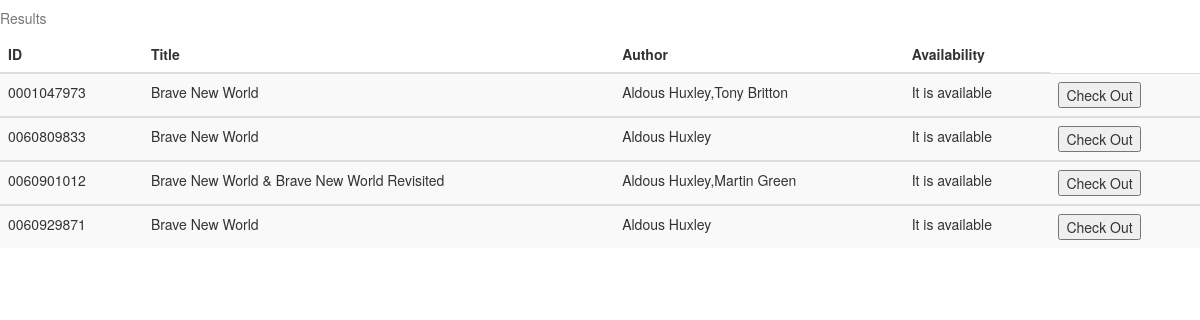
Page /source_3-1/search.php?book_search=Brave New World on the committed database.
### tables this page shows
CREATE TABLE `BOOK` (
  `Isbn` varchar(15) NOT NULL,
  `Title` varchar(100) NOT NULL,
  `Availability` int(1) NOT NULL DEFAULT '1'
);

### source_3-1/search.php (the view, shortened to what this page needs)
<?php
$con = new mysqli("127.0.0.1","root","1314521","LIBRARY");
$key_word=$_GET['book_search'];
$sql = "select DISTINCT book.Title,book.Isbn,AUTHORS.Author, Book.Availability from (book left join BOOK_AUTHORS on Book.isbn=BOOK_AUTHORS.Isbn) left join authors on BOOK_AUTHORS.Author_id=AUTHORS.Author_id where BOOK.Title like '%$key_word%' or Authors.Author like '%$key_word%' or book.Isbn='$key_word'";
$result = $con->query($sql);
echo "<!DOCTYPE html>
<html>
<head>
  <meta charset='utf-8'>
  <title>BOOK Results</title>
  <link rel='stylesheet' href='https://cdn.staticfile.org/twitter-bootstrap/3.3.7/css/bootstrap.min.css'>
  <script src='https://cdn.staticfile.org/jquery/2.1.1/jquery.min.js'></script>
  <script src='https://cdn.staticfile.org/twitter-bootstrap/3.3.7/js/bootstrap.min.js'></script>
</head>
<body>
<table class='table table-striped'>
  <caption>Results</caption>
  <thead>
    <tr>
      <th>ID</th>
      <th>Title</th>
      <th>Author</th>
      <th>Availability</th>
    </tr>
  </thead>
  <tbody>";
    if ($result->num_rows > 0) {
    while($row = $result->fetch_assoc()) {
      echo"<tr>
          <td>". $row['Isbn'] . "</td>";
      echo"<td>". $row['Title'] . "</td>";
      echo"<td>". $row['Author'] . "</td>";
      echo"<td>";
      if($row["Availability"]==1){
        echo "It is available" . "<br>";
      }else{
        echo "It is not available" . "<br>";
      }
      echo "</td>";
      echo "<td>";
      echo "<form action='get_card_id.php' method='get'>";
      echo"<input type='hidden' name='Isbn' value='$row[Isbn]'/>
      <input type='hidden' name='Title' value='$row[Title]'/>
      <input type='hidden' name='Author' value='$row[Author]'/>
      <input type='hidden' name='Availability' value='$row[Availability]'/>
      <input type='submit' name='submit' value='Check Out'>";
      echo"</form>";
      echo"</td>" .
          "</tr>" . "</tbody>";
    }
}
else {
    echo "0 result";
}
    echo"
</table>
</body>
</html>";
?>

### rows in the picture
book: Isbn "0001047973", Title "Brave New World", Author "Aldous Huxley,Tony Britton", Availability "It is available"
book: Isbn "0060809833", Title "Brave New World", Author "Aldous Huxley", Availability "It is available"
book: Isbn "0060901012", Title "Brave New World & Brave New World Revisited", Author "Aldous Huxley,Martin Green", Availability "It is available"
book: Isbn "0060929871", Title "Brave New World", Author "Aldous Huxley", Availability "It is available"
